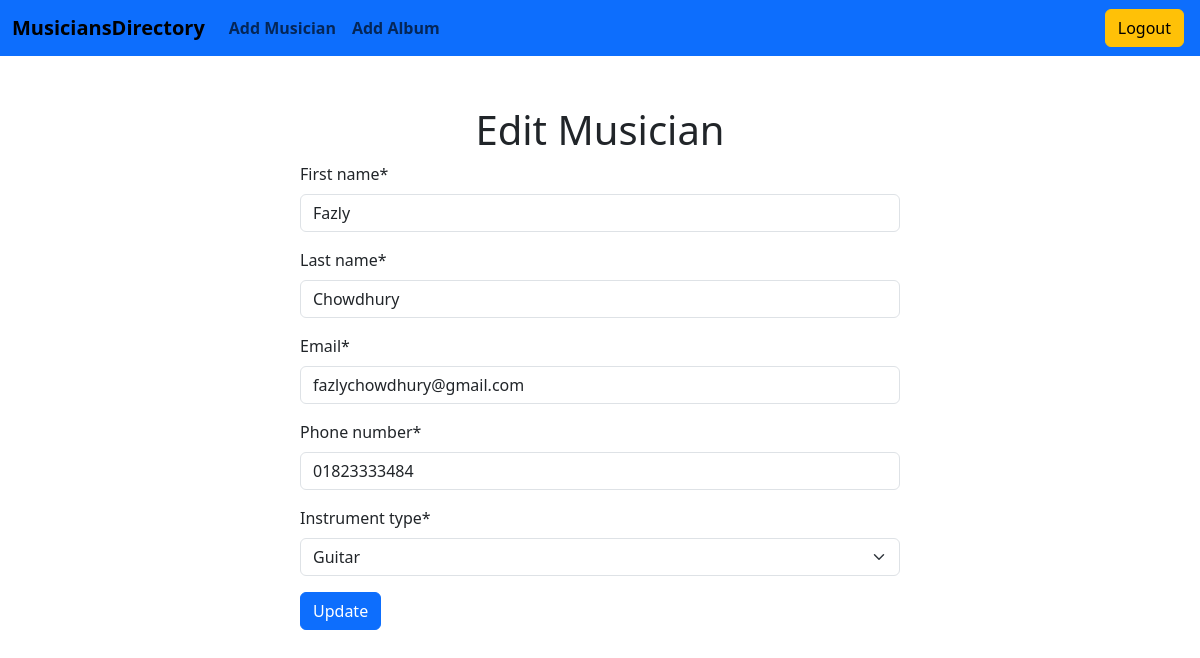
/musician/edit/1 (signed in), run on the app's committed database.
### musician/models.py (models this page shows, shortened)
class Musician(models.Model):
    first_name = models.CharField(max_length=50)
    last_name = models.CharField(max_length=50)
    email = models.EmailField()
    phone_number = models.CharField(max_length=12)
    choices = (
        ('Guitar', 'Guitar'),
        ('Drums', 'Drums'),
        ('Bass', 'Bass'),
        ('Keyboard', 'Keyboard'),
    )
    instrument_type = models.CharField(max_length=100,choices=choices)

### musician/views.py (the view)
# urls.py: path('edit/<int:id>',views.MusicianEditView.as_view(), name = 'edit_musician'),
@method_decorator(login_required,name = 'dispatch')
class MusicianEditView(UpdateView):
    model = Musician
    form_class = MusicianForm
    template_name = 'musician/edit_musician.html'
    pk_url_kwarg = 'id'
    success_url = reverse_lazy('home')

### musician/forms.py
class MusicianForm(forms.ModelForm):
    class Meta:
        model = Musician
        fields = '__all__'

### musician/templates/musician/edit_musician.html (shortened to what this page needs)
{% extends 'base.html' %}
{% load crispy_forms_tags %}
{% block content %}
<form method = 'post' style="width: 50%; margin: auto; margin-top: 50px;">
    <h1 class="text-center">Edit Musician</h1>
    {{form | crispy}}
    <input type="submit" value="Update" class="btn btn-primary">
</form>
{% endblock content %}

### data on the page
Musician: first_name "Fazly", last_name "Chowdhury", email "fazlychowdhury@gmail.com", phone_number "01823333484", instrument_type "Guitar"
